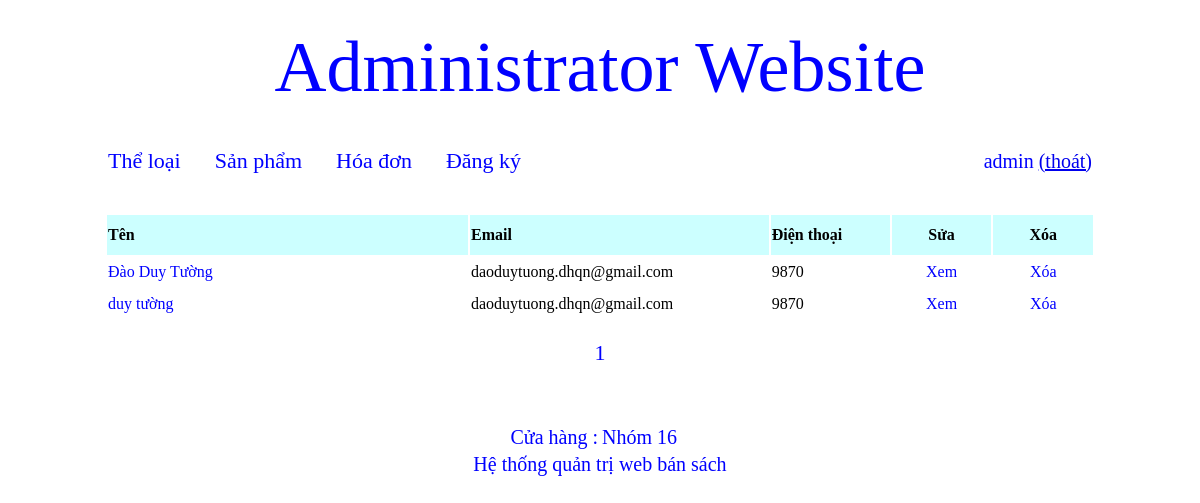
Screenshot of /quan_tri/index.php?thamso=hoa_don (signed in) with the database file from the repository.
### tables this page shows
CREATE TABLE `hoa_don` (
  `id` int(11) NOT NULL,
  `ten_nguoi_mua` varchar(256) NOT NULL,
  `email` varchar(256) NOT NULL,
  `dia_chi` mediumtext NOT NULL,
  `dien_thoai` varchar(256) NOT NULL,
  `noi_dung` mediumtext NOT NULL,
  `hang_duoc_mua` mediumtext NOT NULL
);

### quan_tri/chuc_nang/hoa_don/quan_ly_hoa_don.php (the view, shortened to what this page needs)
<?php
	$so_dong_tren_mot_trang=20;
	$tv="select count(*) from hoa_don";
	$tv_1=mysqli_query($conn, $tv);
	$tv_2=mysqli_fetch_array($tv_1);
	$so_trang=ceil($tv_2[0]/$so_dong_tren_mot_trang);
	$vtbd=($_GET['trang']-1)*$so_dong_tren_mot_trang;
	$tv="select * from hoa_don order by id desc limit $vtbd,$so_dong_tren_mot_trang";
	$tv_1=mysqli_query($conn, $tv);
?>
<table width="990px" class="tb_a1" >
	<tr style="background:#CCFFFF;height:40px;" >
		<td width="370px" ><b>Tên</b></td>
		<td width="300px" ><b>Email</b></td>
		<td width="120px" ><b>Điện thoại</b></td>
		<td align="center" width="100px" ><b>Sửa</b></td>
		<td align="center" width="100px" ><b>Xóa</b></td>
	</tr>
	<?php
		while($tv_2=mysqli_fetch_array($tv_1))
		{
			$id=$tv_2['id'];
			$ten=$tv_2['ten_nguoi_mua'];
			$email=$tv_2['email'];
			$dien_thoai=$tv_2['dien_thoai'];
			$link_xem="?thamso=xem_hoa_don&id=".$id."&trang=".$_GET['trang'];
			$link_xoa="?xoa_hoa_don=co&id=".$id;
			?>
				<tr class="a_1" >
					<td>
						<a href="<?php echo $link_xem; ?>" class="lk_a1" ><?php echo $ten; ?></a>
					</td>
					<td>
						<?php echo $email; ?>
					</td>
					<td>
						<?php echo $dien_thoai; ?>
					</td>
					<td align="center" >
						<a href="<?php echo $link_xem; ?>" class="lk_a1" >Xem</a>
					</td>
					<td align="center" >
						<a href="<?php echo $link_xoa; ?>" class="lk_a1" >Xóa</a>
					</td>
				</tr>
			<?php
		}
	?>
	<tr>
		<td colspan="5" align="center" >
			<br>
			<?php
				for($i=1;$i<=$so_trang;$i++)
				{
					$link_phan_trang="?thamso=hoa_don&trang=".$i;
					echo "<a href='$link_phan_trang' class='phan_trang' >";
					echo $i;
					echo "</a> ";
				}
			?>
			<br><br>
		</td>
	</tr>
</table>

### quan_tri/giao_dien/giao_dien.css (style rules this page uses)
table.tb_a1 tr.a_1 { height:30px; }
a.lk_a1 { text-decoration:none;color:blue; }
a.phan_trang { text-decoration:none;color:blue;font-size:22px; }

### rows the page displays
hoa_don: ten_nguoi_mua "Đào Duy Tường", email "daoduytuong.dhqn@gmail.com", dien_thoai "9870"
hoa_don: ten_nguoi_mua "duy tường", email "daoduytuong.dhqn@gmail.com", dien_thoai "9870"

### other values shown
$_SESSION['ky_danh'] "admin"
